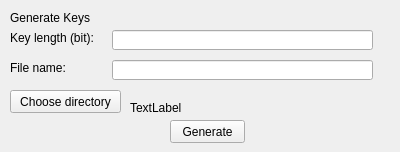
     <widget class="QWidget" name="tab_8">
      <attribute name="title">
       <string>Generate</string>
      </attribute>
      <widget class="QLabel" name="label_7">
       <property name="geometry">
        <rect>
         <x>10</x>
         <y>30</y>
         <width>91</width>
         <height>16</height>
        </rect>
       </property>
       <property name="text">
        <string>Key length (bit):</string>
       </property>
      </widget>
      <widget class="QLineEdit" name="eg_gen_len_text">
       <property name="geometry">
        <rect>
         <x>112</x>
         <y>30</y>
         <width>261</width>
         <height>20</height>
        </rect>
       </property>
      </widget>
      <widget class="QLabel" name="label_2">
       <property name="geometry">
        <rect>
         <x>10</x>
         <y>10</y>
         <width>91</width>
         <height>16</height>
        </rect>
       </property>
       <property name="text">
        <string>Generate Keys</string>
       </property>
      </widget>
      <widget class="QLineEdit" name="eg_gen_file_text">
       <property name="geometry">
        <rect>
         <x>112</x>
         <y>60</y>
         <width>261</width>
         <height>20</height>
        </rect>
       </property>
      </widget>
      <widget class="QPushButton" name="eg_gen_button">
       <property name="geometry">
        <rect>
         <x>170</x>
         <y>120</y>
         <width>75</width>
         <height>23</height>
        </rect>
       </property>
       <property name="text">
        <string>Generate</string>
       </property>
      </widget>
      <widget class="QLabel" name="label_8">
       <property name="geometry">
        <rect>
         <x>10</x>
         <y>60</y>
         <width>91</width>
         <height>16</height>
        </rect>
       </property>
       <property name="text">
        <string>File name:</string>
       </property>
      </widget>
      <widget class="QPushButton" name="eg_gen_dir_button">
       <property name="geometry">
        <rect>
         <x>10</x>
         <y>90</y>
         <width>111</width>
         <height>23</height>
        </rect>
       </property>
       <property name="text">
        <string>Choose directory</string>
       </property>
      </widget>
      <widget class="QLabel" name="eg_gen_dir_name">
       <property name="geometry">
        <rect>
         <x>130</x>
         <y>100</y>
         <width>261</width>
         <height>16</height>
        </rect>
       </property>
       <property name="text">
        <string>TextLabel</string>
       </property>
      </widget>
     </widget>
